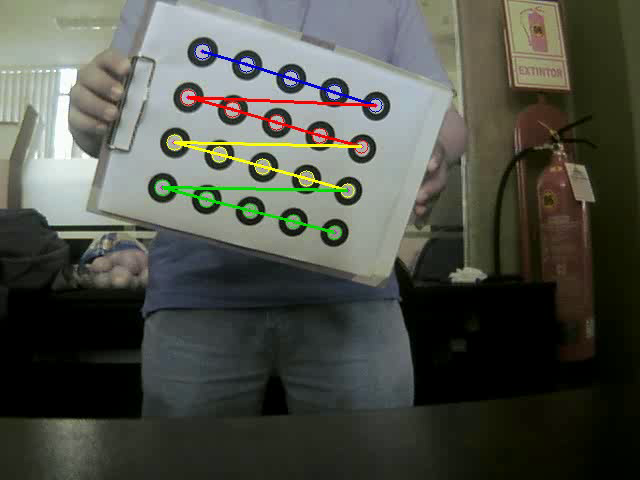
//> input picture frame 0 of Semana2-15-02-2018/video.avi, 640 x 480 px, given in place of the camera
$ ./detectorPatronV2   (built with g++ and OpenCV 4)
//> lines starting //> are read from the running program, lines starting //| are printed output that depends on the picture; after the words box and inside, x2 and y2 are one past the last pixel; in counts of white or black regions, pixels touching at a corner belong together
#include <iostream> // for standard I/O

#include <opencv2/core/core.hpp>        // Basic OpenCV structures (cv::Mat)
#include <opencv2/highgui/highgui.hpp>  // Video write
#include "opencv2/imgproc/imgproc.hpp"

#include <ctime>


#include "opencv2/core/core_c.h"
#include "opencv2/core/core.hpp"
#include "opencv2/flann/miniflann.hpp"
#include "opencv2/imgproc/imgproc_c.h"
#include "opencv2/imgproc/imgproc.hpp"
#include "opencv2/video/video.hpp"
#include "opencv2/features2d/features2d.hpp"
#include "opencv2/objdetect/objdetect.hpp"
#include "opencv2/calib3d/calib3d.hpp"
#include "opencv2/ml/ml.hpp"
#include "opencv2/highgui/highgui_c.h"
#include "opencv2/highgui/highgui.hpp"

using namespace std;
using namespace cv;

struct Anillo
{
public:
	int id=-1;//no alineado
	int cx=0;
	int cy=0;
	int xI=0;
	int yI=0;
	int anchoInterior=0;
	int altoInterior=0;
	int radioInterior=0;
	int anchoExterior=0;
	int altoExterior=0;
	int radioExterior=0;

	bool salio = false;

	Anillo()
	{}

	// [45 lines left out: functions Anillo, setAltoExterior, setAnchoExterior, setXI, setYI, not called in this run]
};

struct MaxMin
{
public:
	int maxX=0;
	int minX=0;
	int maxY=0;
	int minY=0;
	MaxMin() {}
	// [7 lines left out: function MaxMin, not called in this run]
};

// [18 lines left out: function vecino, not called in this run]

MaxMin buscarArriba(Mat imgBin, int x, int y, MaxMin valores, int colorSemilla);
MaxMin buscarAbajo(Mat imgBin, int x, int y, MaxMin valores, int colorSemilla);

// [127 lines left out: functions buscarIzquierda, buscarDerecha, buscarAbajo, buscarArriba, encontrarPatron, encontrarPatron2, not called in this run]

int buscarEspacioArriba(Mat roi);
int buscarEspacioAbajo(Mat roi);
int buscarEspacioIzquierda(Mat roi);
int buscarEspacioDerecha(Mat roi);

Point encontrarPuntoId(vector<Anillo> patronAnillos, int pos);

int main()
{
	VideoCapture cap(0);
	cap.set(cv::CAP_PROP_FPS,60);
	int fps = cap.get(cv::CAP_PROP_FPS);
	cout<<fps<<endl;

	/*cap.set(cv::CAP_PROP_AUTOFOCUS,0);
	int autofoco = cap.get(cv::CAP_PROP_AUTOFOCUS);
	cout<<autofoco<<endl;*/

	cap.set(cv::CAP_PROP_BRIGHTNESS,-1);
	float brillo = cap.get(cv::CAP_PROP_BRIGHTNESS);
	cout<<brillo<<endl;


	// [6 lines of commented-out code are left out]

	unsigned t0, t1;
	t0=clock();
	int cantFrames = 0;

	if(!cap.isOpened())
		return -1;

	SimpleBlobDetector::Params params;
	// Filter by Convexity
	params.filterByConvexity = true;
	params.minConvexity = 0.8;
	// Filter by Inertia
	params.filterByInertia = true;
	params.minInertiaRatio = 0.4;
	Ptr<SimpleBlobDetector> detector = SimpleBlobDetector::create(params);
	vector<KeyPoint> keypoints;
	vector<Anillo> patron;
	vector<Anillo> patronAnillos;

	Mat imgO, imgGris, imgBlur, imgCanny, imgBinaria, imgDilEr, imgDilEr2;
	Mat roi;
	Mat imgFinal;

	Rect rec, rec2;
	int cx1, cx2, cy1, cy2;

	int key;

	bool patronEncontrado = false;
	//int errores = 0;

	cap >> imgO;
//> imgO is the input picture: 480 rows x 640 cols, CV_8UC3; mean B, G, R 72.1, 80.7, 78
	VideoWriter outputVideo;
	outputVideo.open("video.avi", CV_FOURCC('X','V','I','D'), 60, Size(imgO.cols,imgO.rows), true);
	if (!outputVideo.isOpened())
	{
		cout  << "No puede abrir captura de salida " << endl;
		return -1;
	}

	//int a=0;
	for(;;)
	{
		cantFrames++;
		cap >> imgO;
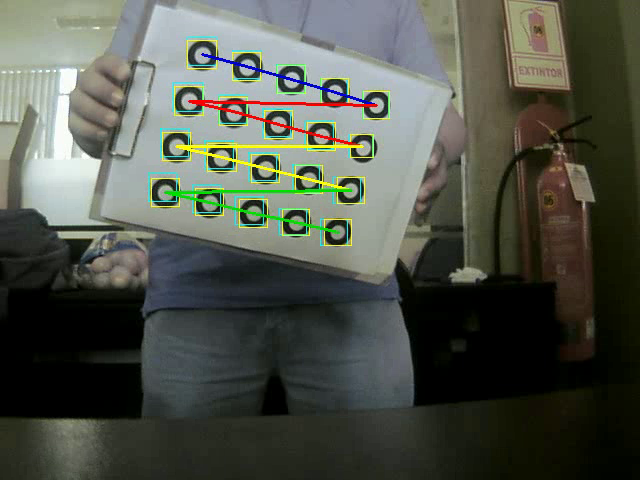
//> input picture frame 1 of Semana2-15-02-2018/video.avi, 640 x 480 px, given in place of the camera
//> imgO is the input picture: 480 rows x 640 cols, CV_8UC3; mean B, G, R 74.6, 84.6, 80.5

		cvtColor( imgO, imgGris, CV_BGR2GRAY );
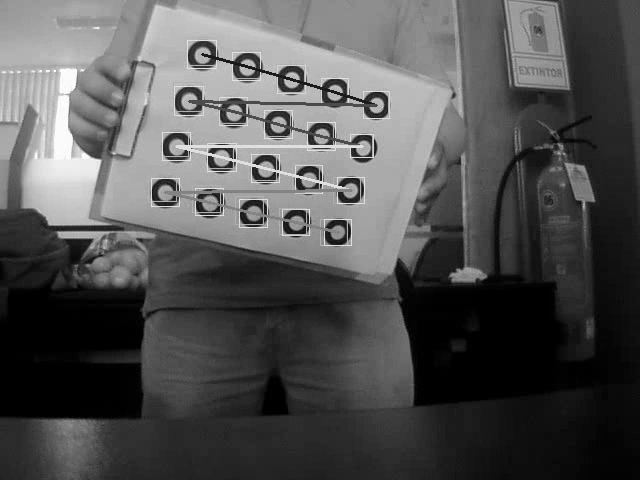
//> imgGris: 480 rows x 640 cols, CV_8UC1; min 0, max 255, mean 82.2
		blur( imgGris, imgBlur, Size(5,5) );
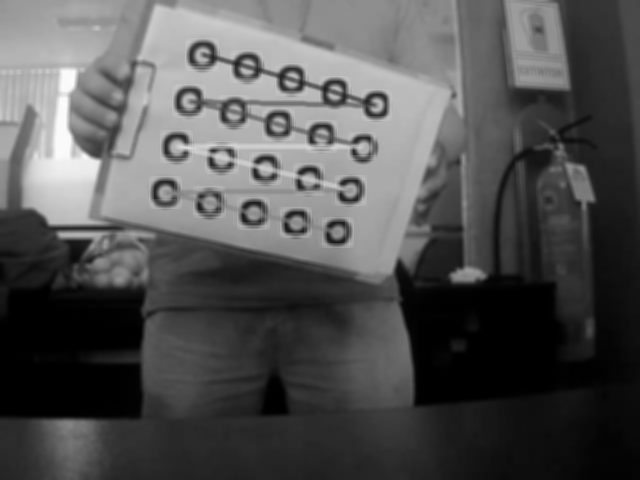
//> imgBlur: 480 rows x 640 cols, CV_8UC1; min 0, max 252, mean 82.2
		adaptiveThreshold(imgBlur, imgBinaria,255,ADAPTIVE_THRESH_GAUSSIAN_C, THRESH_BINARY_INV,11,3);
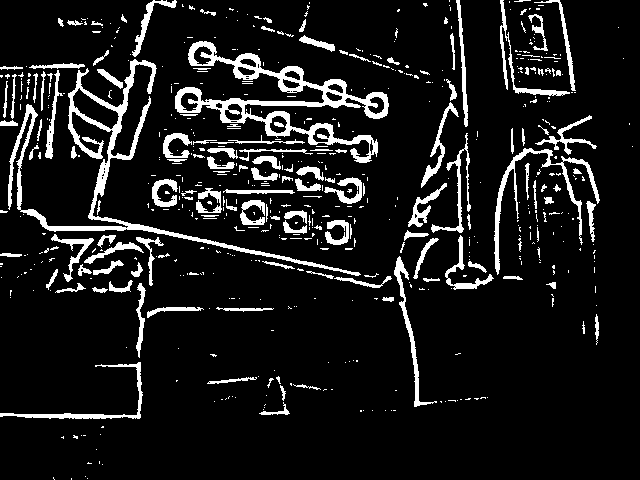
//> imgBinaria: 480 rows x 640 cols, CV_8UC1; 10.2% white; 601 white regions (458 under 20 px), largest, box (x1, y1, x2, y2) and area: (175, 41, 389, 163) 5120, (8, 59, 361, 276) 4920, (494, 148, 600, 275) 1428
		int dilation_size = 2;
		Mat element = getStructuringElement( MORPH_ELLIPSE, Size( 2*dilation_size + 1, 2*dilation_size+1 ), Point( dilation_size, dilation_size ) );
		dilate(imgBinaria, imgDilEr, element);
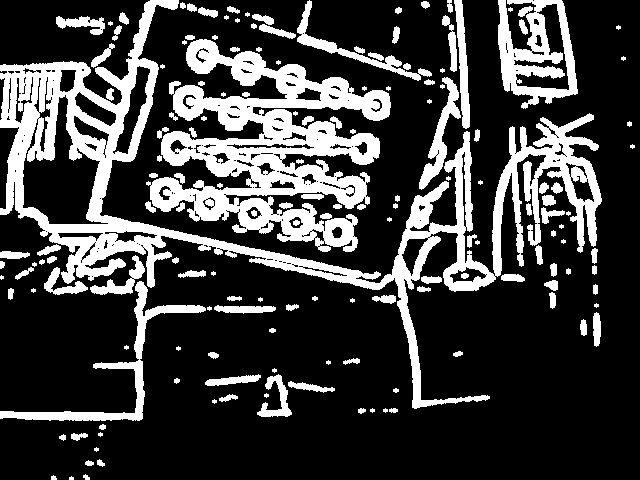
//> imgDilEr: 480 rows x 640 cols, CV_8UC1; 24.5% white; 161 white regions (44 under 20 px), largest, box (x1, y1, x2, y2) and area: (0, 0, 602, 409) 31450, (146, 39, 391, 252) 22024, (498, 0, 578, 109) 4274
		erode(imgDilEr, imgDilEr, element);
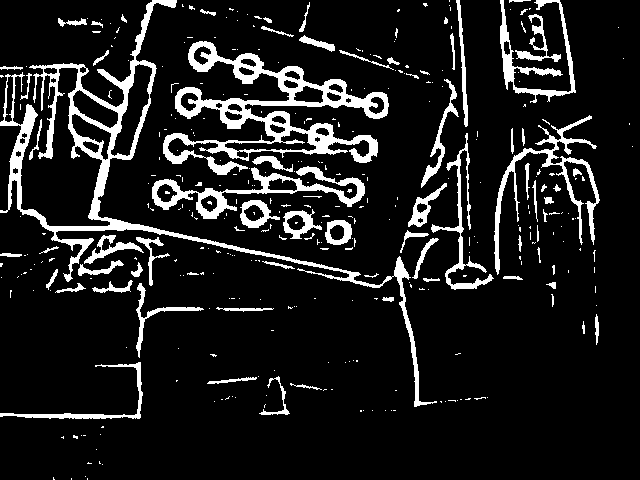
//> imgDilEr: 480 rows x 640 cols, CV_8UC1; 11.5% white; 360 white regions (283 under 20 px), largest, box (x1, y1, x2, y2) and area: (0, 0, 437, 407) 8958, (163, 41, 389, 175) 7726, (152, 166, 365, 219) 2583
		imgDilEr2 = imgDilEr.clone();

		Canny( imgDilEr, imgCanny, 3, 100, 3 );
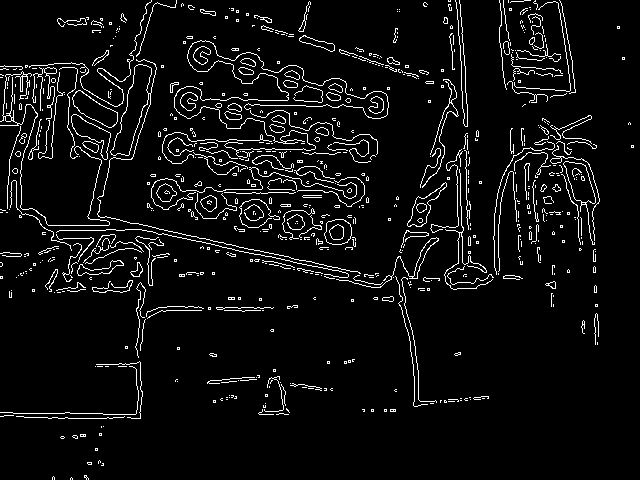
//> imgCanny: 480 rows x 640 cols, CV_8UC1; 5.7% white in thin lines or dots
		//Canny( imgGris, imgCanny, 3, 100, 3 );
		imgFinal = imgO.clone();
		if(patronEncontrado==false)
		{
			detector->detect( imgCanny, keypoints);
//> keypoints = 6 keypoints; (x, y, size): (188, 101, 15.9), (337, 232, 14.5), (421, 207, 9.5), (552, 284, 6.6), (8, 118, 6.5), (556, 188, 6.2)

			patron.clear();
			patronAnillos.clear();

			//Primer Centro
			for (size_t i = 0; i < keypoints.size() && keypoints.size()>15; ++i)
			{
				rec = encontrarPatron(imgDilEr, keypoints[i].pt.x, keypoints[i].pt.y);

				if(rec.x>2 && rec.y>2 && rec.width>6 && rec.height>6 &&
						rec.width<imgDilEr.cols/8 && rec.height<imgBinaria.cols/8 &&
						abs(rec.width-rec.height)<=10)
				{
					//rectangle(imgFinal, rec, CV_RGB(0,255,255));
					cx1 = rec.x + rec.width/2;
					cy1 = rec.y + rec.height/2;
					patron.push_back( Anillo(cx1, cy1, rec.width, rec.height, rec.width, rec.height) );
				}

			}
//> this loop made 0 passes

			//-------------------Eliminando centros no relacionados----------------
			int tam = patron.size()-1;
			bool proximo;
			if(patron.size()>0)
			{
				for(int i=tam; i>0; i--)
				{
					Anillo anillo = patron[i];
					proximo = false;
					for(int j=patron.size()-1; j>=0; j--)
					{
						if( j!=i && sqrt( pow(anillo.cx-patron[j].cx,2)+pow(anillo.cy-patron[j].cy,2) ) <  anillo.radioInterior*8 &&
								sqrt( pow(anillo.cx-patron[j].cx,2)+pow(anillo.cy-patron[j].cy,2) ) >  anillo.radioInterior*4)
						{
							proximo = true;
							break;
						}
					}
					if(proximo==false)
					{
						patron.erase(patron.begin()+i);
					}
				}
			}

			//Para el ultimo
			if(patron.size()>0)
			{
				Anillo anillo = patron[0];
				proximo = false;
				for(size_t j=1 ; j<patron.size(); j++)
				{
					if( sqrt( pow(anillo.cx-patron[j].cx,2)+pow(anillo.cy-patron[j].cy,2) ) <  anillo.radioInterior*8 &&
							sqrt( pow(anillo.cx-patron[j].cx,2)+pow(anillo.cy-patron[j].cy,2) ) >  anillo.radioInterior*4)
					{
						proximo = true;
						break;
					}
				}
				if(proximo==false)
				{
					patron.erase(patron.begin());
				}
			}

			//Segundo Centro
			if(patron.size()>=15)
			{
				for (size_t i = 0; i < patron.size(); ++i)
				{
					rec2 = encontrarPatron2(imgDilEr2, patron[i].cx, patron[i].cy, patron[i].anchoInterior, patron[i].altoInterior);

					cx1 = patron[i].cx;
					cy1 = patron[i].cy;
					cx2 = rec2.x + rec2.width/2;
					cy2 = rec2.y + rec2.height/2;

					rec = Rect(patron[i].cx-patron[i].anchoExterior, patron[i].cy-patron[i].altoInterior, patron[i].altoInterior, patron[i].altoInterior);

					//rectangle(imgFinal, rec2, CV_RGB(0,255,255));
					if(sqrt( pow(cx1-cx2,2) + pow(cy1-cy2,2) )<=4 && rec.width>2 && rec.height>2 && rec2.width>2 && rec2.height>2)
					{
						patronAnillos.push_back( Anillo( (cx1+cx2)/2, (cy1+cy2)/2, rec.width, rec.height, rec2.width, rec2.height) );
					}
				}
			}


			for(size_t i=0; i<patronAnillos.size(); i++)
			{
				circle(imgFinal, Point(patronAnillos[i].cx, patronAnillos[i].cy), 2, Scalar(255, 0, 255), -1);
			}

			int ord=2;
			if(patronAnillos.size()==20)
			{
				int posA = patronAnillos.size()-1, posV;
				int cant=1;
				int pos5 = patronAnillos.size()-1;
				patronAnillos[posA].id = cant;
				Point p1 (patronAnillos[posA].cx, patronAnillos[posA].cy);
				Scalar color = Scalar(225, 0, 0);
				circle(imgFinal, p1, patronAnillos[posA].radioInterior, color, 1);
				Point p2;

				while(cant<20)
				{
					// [4 lines of commented-out code are left out]

					posV = patronAnillos.size() -ord;
					ord++;

					if(cant%20==0)
						color = Scalar(255, 225, 0);
					else if(cant%15==0)
						color = Scalar(0, 225, 0);
					else if(cant%10==0)
						color = Scalar(0, 255, 255);
					else if(cant%5==0)
						color = Scalar(0, 0, 255);

					p2 = Point(patronAnillos[posV].cx, patronAnillos[posV].cy);
					circle(imgFinal, p2, patronAnillos[posV].radioInterior, color, 1);
					//circle(drawImage, p2, patron[i].radioExterior, Scalar(255, 0, 255), 1);
					line( imgFinal, p1, p2, color,  2, 8 );
					//rectangle(imgFinal, Rect(patronAnillos[posV].xI, patronAnillos[posV].yI, patronAnillos[posV].anchoExterior, patronAnillos[posV].altoExterior), CV_RGB(0,255,255));
					//rectangle(drawImage, Rect(patron[i].x-patron[i].anchoExterior/2, patron[i].y-patron[i].altoExterior/2, patron[i].anchoExterior, patron[i].altoExterior), CV_RGB(0,255,255));

					cant++;
					p1 = Point(patronAnillos[posV].cx, patronAnillos[posV].cy);
					patronAnillos[posV].id = cant;

					posA = posV;
				}
				patronEncontrado = true;
			}
		}
		else
		{
			//cout<<"----------------"<<endl;
			for(int i=patronAnillos.size()-1; i>=0; i--)
				//for(int i=patronAnillos.size()-1; i>=patronAnillos.size()-1; i--)
			{
				if(patronAnillos[i].salio)
				{

				}
				else
				{
					//cout<<patronAnillos[i].xI<<","<<patronAnillos[i].yI<<endl;
					roi = imgDilEr2(Rect(patronAnillos[i].xI, patronAnillos[i].yI, patronAnillos[i].anchoExterior, patronAnillos[i].altoExterior));
					rectangle(imgFinal, Rect(patronAnillos[i].xI, patronAnillos[i].yI, patronAnillos[i].anchoExterior, patronAnillos[i].altoExterior), CV_RGB(0,255,255));
					//imshow( to_string(i), roi );

					int espacioArriba = buscarEspacioArriba(roi);
					int espacioAbajo = buscarEspacioAbajo(roi);
					//cout<<"Arriba: "<<espacioArriba<<endl;
					//cout<<"Abajo: "<<espacioAbajo<<endl;

					if(espacioArriba > 0 && espacioAbajo == 0) // hay solo espacio arriba
					{
						//cout<<"Arriba"<<endl;
						patronAnillos[i].setYI(patronAnillos[i].yI + espacioArriba);
					}
					else if((espacioArriba == 0 && espacioAbajo > 0)) // hay solo espacio abajo
					{
						//cout<<"Abajo"<<endl;
						patronAnillos[i].setYI(patronAnillos[i].yI - espacioAbajo);
					}
					else if(espacioArriba > 0 && espacioAbajo > 0) // hay espacio arriba y abajo
					{
						//cout<<"Arriba+++++++++++++++++++"<<endl;
						//cout<<"Abajo"<<endl;
						patronAnillos[i].setYI(patronAnillos[i].yI + espacioArriba);
						patronAnillos[i].setAltoExterior(-espacioArriba - espacioAbajo);
					}
					else
					{
						//cout<<"alto mayor"<<endl;
						//patronAnillos[i].setYI(patronAnillos[i].yI - 1);
						//patronAnillos[i].setAltoExterior(-espacioArriba + 1);

					}


					int espacioIzquierda = buscarEspacioIzquierda(roi);
					int espacioDerecha = buscarEspacioDerecha(roi);
					//cout<<"Izquierda: "<<espacioIzquierda<<endl;
					//cout<<"Derecha: "<<espacioDerecha<<endl;

					if(espacioIzquierda > 0 && espacioDerecha == 0) // hay solo espacio izquierda
					{
						//cout<<"Izquierda"<<endl;
						patronAnillos[i].setXI(patronAnillos[i].xI + espacioIzquierda);
					}
					else if((espacioIzquierda == 0 && espacioDerecha > 0)) // hay solo espacio derecha
					{
						//cout<<"Derecha"<<endl;
						patronAnillos[i].setXI(patronAnillos[i].xI - espacioDerecha);
					}
					else if(espacioIzquierda > 0 && espacioDerecha > 0) // hay espacio izquierda y derecha
					{
						//cout<<"Izquierda++++++++++++"<<endl;
						//cout<<"Derecha"<<endl;
						patronAnillos[i].setXI(patronAnillos[i].xI + espacioIzquierda);
						patronAnillos[i].setAnchoExterior(-espacioDerecha - espacioIzquierda);
					}
					else
					{
						//cout<<"ancho mayor"<<endl;
						//patronAnillos[i].setXI(patronAnillos[i].xI - 1);
						//patronAnillos[i].setAnchoExterior(-espacioDerecha + 1);

					}


					rectangle(imgFinal, Rect(patronAnillos[i].xI, patronAnillos[i].yI, patronAnillos[i].anchoExterior, patronAnillos[i].altoExterior), CV_RGB(255,255,0));
					//roi = imgDilEr2(Rect(patronAnillos[i].xI, patronAnillos[i].yI, patronAnillos[i].anchoExterior, patronAnillos[i].altoExterior));
					//imshow( to_string(i+20), roi );

					//Verifica relacion
					int tam = patronAnillos.size()-1;
					bool proximo;
					for(int i=tam; i>0; i--)
					{
						Anillo anillo = patronAnillos[i];
						proximo = false;
						for(int j=patronAnillos.size()-1; j>=0; j--)
						{
							if( j!=i && sqrt( pow(anillo.cx-patronAnillos[j].cx,2)+pow(anillo.cy-patronAnillos[j].cy,2) ) <  anillo.radioInterior*8 &&
									sqrt( pow(anillo.cx-patronAnillos[j].cx,2)+pow(anillo.cy-patronAnillos[j].cy,2) ) >  anillo.radioInterior*4)
							{
								proximo = true;
								break;
							}
						}
						if(proximo==false)
						{
							patronEncontrado = false;
						}
					}
				}
			}

			Scalar color = Scalar(225, 0, 0);
			Point p1, p2;
			p1 = encontrarPuntoId(patronAnillos, 1);

			for(size_t i=1; i<patronAnillos.size(); i++)
			{
				if(i%15==0)
					color = Scalar(0, 225, 0);
				else if(i%10==0)
					color = Scalar(0, 255, 255);
				else if(i%5==0)
					color = Scalar(0, 0, 255);

				p2 = encontrarPuntoId(patronAnillos, i+1);
				//if()
				line( imgFinal, p1, p2, color,  2, 8 );
				p1 = p2;
			}

			//cout<<endl;
			//waitKey(0);
		}

		imshow( "Final", imgFinal );
		//imshow( "Binaria", imgDilEr2 );
		//outputVideo << imgFinal;
		//key = waitKey(40);
		key = waitKey(1);
//> the 'q' key is pressed
		switch (key)
		{
		case 'q':
		{
			t1 = clock();
			double time = (double(t1-t0)/CLOCKS_PER_SEC);
			cout << "Execution Time: " << time << endl;
			cout << "Frames: " << cantFrames << endl;
			cout << "Fps: " << (cantFrames/time) << endl;
			return 0;
//> (the program exits here)

$ run again, starting later in the video
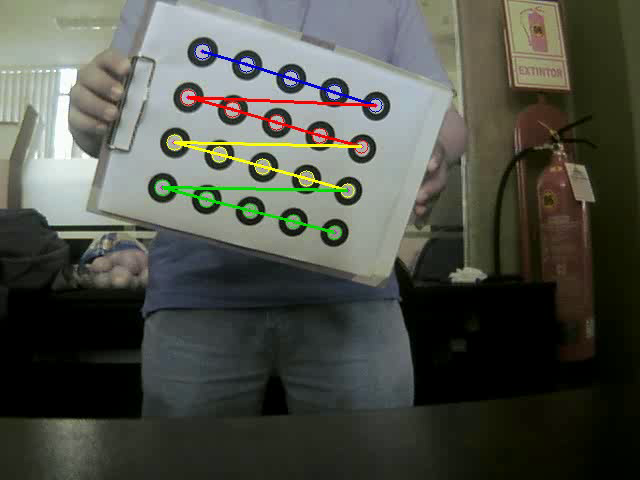
//> input picture frame 0 of Semana2-15-02-2018/video.avi, 640 x 480 px, given in place of the camera
//> imgO is the input picture: 480 rows x 640 cols, CV_8UC3; mean B, G, R 72.1, 80.7, 78
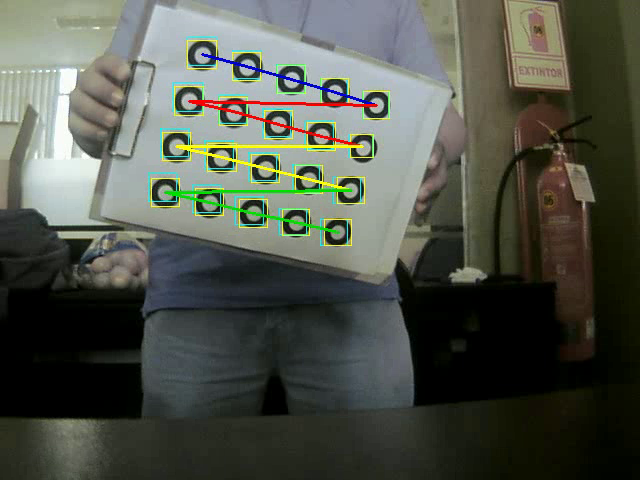
//> input picture frame 1 of Semana2-15-02-2018/video.avi, 640 x 480 px, given in place of the camera
//> imgO is the input picture: 480 rows x 640 cols, CV_8UC3; mean B, G, R 74.6, 84.6, 80.5
//> imgBinaria: 480 rows x 640 cols, CV_8UC1; 10.2% white; 601 white regions (458 under 20 px), largest, box (x1, y1, x2, y2) and area: (175, 41, 389, 163) 5120, (8, 59, 361, 276) 4920, (494, 148, 600, 275) 1428
//> imgCanny: 480 rows x 640 cols, CV_8UC1; 5.7% white in thin lines or dots
//> keypoints = 6 keypoints; (x, y, size): (188, 101, 15.9), (337, 232, 14.5), (421, 207, 9.5), (552, 284, 6.6), (8, 118, 6.5), (556, 188, 6.2)

$ run again, starting later in the video
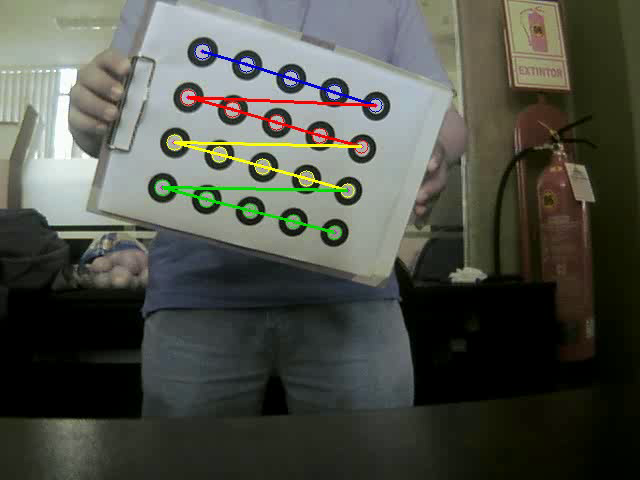
//> input picture frame 0 of Semana2-15-02-2018/video.avi, 640 x 480 px, given in place of the camera
//> imgO is the input picture: 480 rows x 640 cols, CV_8UC3; mean B, G, R 72.1, 80.7, 78
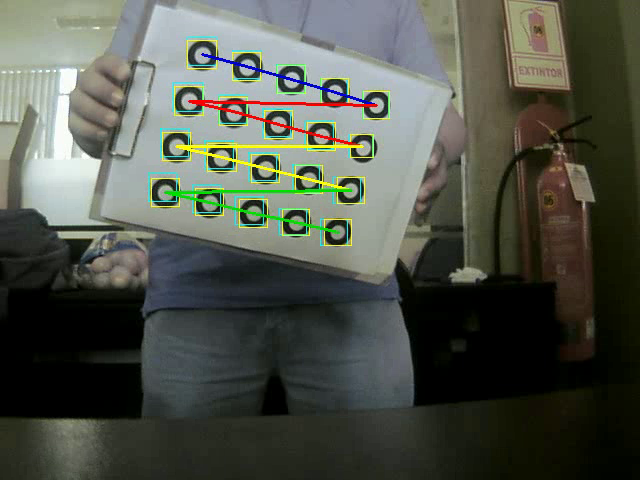
//> input picture frame 1 of Semana2-15-02-2018/video.avi, 640 x 480 px, given in place of the camera
//> imgO is the input picture: 480 rows x 640 cols, CV_8UC3; mean B, G, R 74.6, 84.6, 80.5
//> imgBinaria: 480 rows x 640 cols, CV_8UC1; 10.2% white; 601 white regions (458 under 20 px), largest, box (x1, y1, x2, y2) and area: (175, 41, 389, 163) 5120, (8, 59, 361, 276) 4920, (494, 148, 600, 275) 1428
//> imgCanny: 480 rows x 640 cols, CV_8UC1; 5.7% white in thin lines or dots
//> keypoints = 6 keypoints; (x, y, size): (188, 101, 15.9), (337, 232, 14.5), (421, 207, 9.5), (552, 284, 6.6), (8, 118, 6.5), (556, 188, 6.2)
